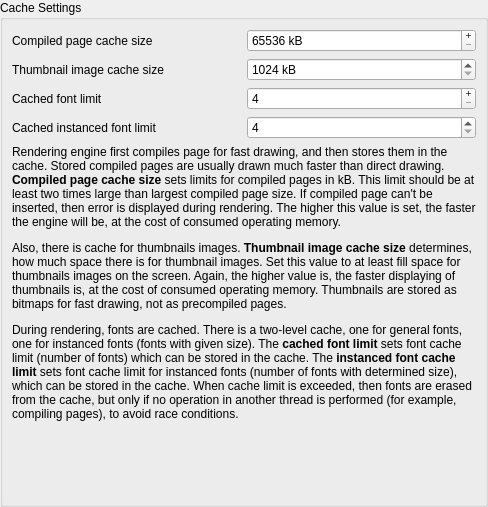
       <widget class="QWidget" name="cachePage">
        <layout class="QVBoxLayout" name="verticalLayout_3">
         <property name="leftMargin">
          <number>0</number>
         </property>
         <property name="topMargin">
          <number>0</number>
         </property>
         <property name="rightMargin">
          <number>0</number>
         </property>
         <property name="bottomMargin">
          <number>0</number>
         </property>
         <item>
          <widget class="QGroupBox" name="cacheGroupBox">
           <property name="title">
            <string>Cache Settings</string>
           </property>
           <layout class="QVBoxLayout" name="cacheGroupBoxLayout">
            <item>
             <layout class="QGridLayout" name="cacheSettingsGridLayout">
              <item row="1" column="0">
               <widget class="QLabel" name="thumbnailCacheSizeLabel">
                <property name="text">
                 <string>Thumbnail image cache size</string>
                </property>
               </widget>
              </item>
              <item row="2" column="0">
               <widget class="QLabel" name="cachedFontLabel">
                <property name="text">
                 <string>Cached font limit</string>
                </property>
               </widget>
              </item>
              <item row="2" column="1">
               <widget class="QSpinBox" name="cachedFontLimitEdit">
                <property name="buttonSymbols">
                 <enum>QAbstractSpinBox::PlusMinus</enum>
                </property>
                <property name="minimum">
                 <number>4</number>
                </property>
                <property name="maximum">
                 <number>256</number>
                </property>
               </widget>
              </item>
              <item row="0" column="1">
               <widget class="QSpinBox" name="compiledPageCacheSizeEdit">
                <property name="buttonSymbols">
                 <enum>QAbstractSpinBox::PlusMinus</enum>
                </property>
                <property name="suffix">
                 <string> kB</string>
                </property>
                <property name="minimum">
                 <number>65536</number>
                </property>
                <property name="maximum">
                 <number>1048576</number>
                </property>
                <property name="singleStep">
                 <number>1024</number>
                </property>
               </widget>
              </item>
              <item row="0" column="0">
               <widget class="QLabel" name="compiledPageCacheLabel">
                <property name="text">
                 <string>Compiled page cache size</string>
                </property>
               </widget>
              </item>
              <item row="1" column="1">
               <widget class="QSpinBox" name="thumbnailCacheSizeEdit">
                <property name="suffix">
                 <string> kB</string>
                </property>
                <property name="minimum">
                 <number>1024</number>
                </property>
                <property name="maximum">
                 <number>65536</number>
                </property>
                <property name="singleStep">
                 <number>1024</number>
                </property>
               </widget>
              </item>
              <item row="3" column="0">
               <widget class="QLabel" name="cachedInstancedFontLimitLabel">
                <property name="text">
                 <string>Cached instanced font limit</string>
                </property>
               </widget>
              </item>
              <item row="3" column="1">
               <widget class="QSpinBox" name="cachedInstancedFontLimitEdit">
                <property name="minimum">
                 <number>4</number>
                </property>
                <property name="maximum">
                 <number>256</number>
                </property>
               </widget>
              </item>
             </layout>
            </item>
            <item>
             <widget class="QLabel" name="cacheInfoLabel">
              <property name="text">
               <string>&lt;html&gt;&lt;head/&gt;&lt;body&gt;&lt;p&gt;Rendering engine first compiles page for fast drawing, and then stores them in the cache. Stored compiled pages are usually drawn much faster than direct drawing. &lt;span style=&quot; font-weight:600;&quot;&gt;Compiled page cache size&lt;/span&gt; sets limits for compiled pages in kB. This limit should be at least two times large than largest compiled page size. If compiled page can't be inserted, then error is displayed during rendering. The higher this value is set, the faster the engine will be, at the cost of consumed operating memory.&lt;/p&gt;&lt;p&gt;Also, there is cache for thumbnails images. &lt;span style=&quot; font-weight:600;&quot;&gt;Thumbnail image cache size &lt;/span&gt;determines, how much space there is for thumbnail images. Set this value to at least fill space for thumbnails images on the screen. Again, the higher value is, the faster displaying of thumbnails is, at the cost of consumed operating memory. Thumbnails are stored as bitmaps for fast drawing, not as precompiled pages.&lt;/p&gt;&lt;p&gt;During rendering, fonts are cached. There is a two-level cache, one for general fonts, one for instanced fonts (fonts with given size). The &lt;span style=&quot; font-weight:600;&quot;&gt;cached font limit&lt;/span&gt; sets font cache limit (number of fonts) which can be stored in the cache. The &lt;span style=&quot; font-weight:600;&quot;&gt;instanced font cache limit&lt;/span&gt; sets font cache limit for instanced fonts (number of fonts with determined size), which can be stored in the cache. When cache limit is exceeded, then fonts are erased from the cache, but only if no operation in another thread is performed (for example, compiling pages), to avoid race conditions.&lt;/p&gt;&lt;/body&gt;&lt;/html&gt;</string>
              </property>
              <property name="wordWrap">
               <bool>true</bool>
              </property>
             </widget>
            </item>
            <item>
             <spacer name="cachePageVerticalSpacer">
              <property name="orientation">
               <enum>Qt::Vertical</enum>
              </property>
              <property name="sizeHint" stdset="0">
               <size>
                <width>20</width>
                <height>74</height>
               </size>
              </property>
             </spacer>
            </item>
           </layout>
          </widget>
         </item>
        </layout>
       </widget>
